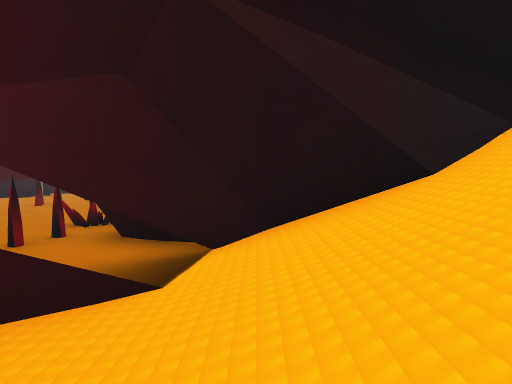
[1] (above)

16 first-person views from a walk through a Unity game level. The camera is 1.4 m above the floor, tilts 2° down and sees 85° across. The floor is counted in squares, 2 m on a side. Each view is taken from the middle of a square. On the plan, view 1 faces up. The plan holds only what a view shows up to about 9 squares ahead; the rest is blank. The place goes on beyond the plan. The player character is not drawn. Some animated figures are left out. Some surface patterns are stand-ins.

[2]
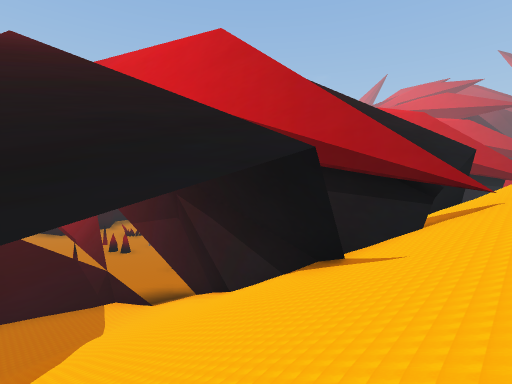

[3]
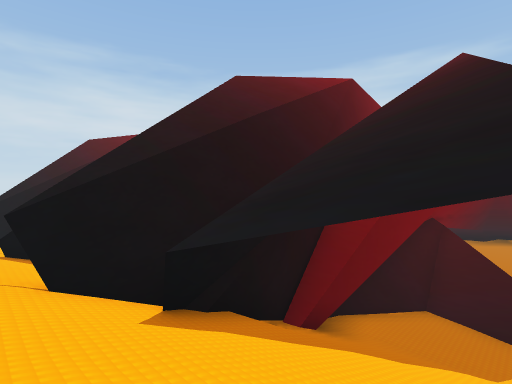

[4]
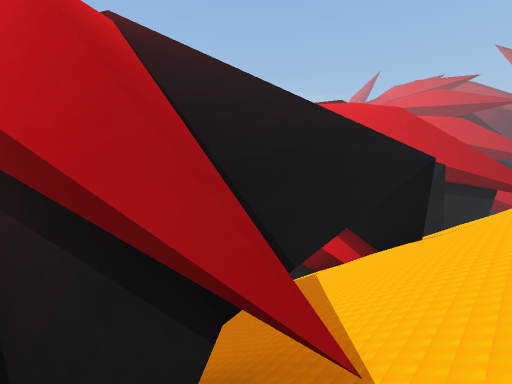

[5]
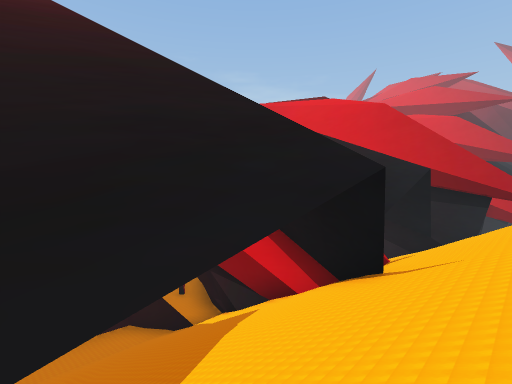

[6]
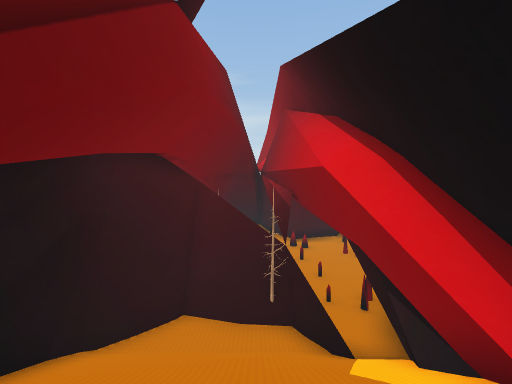

[7]
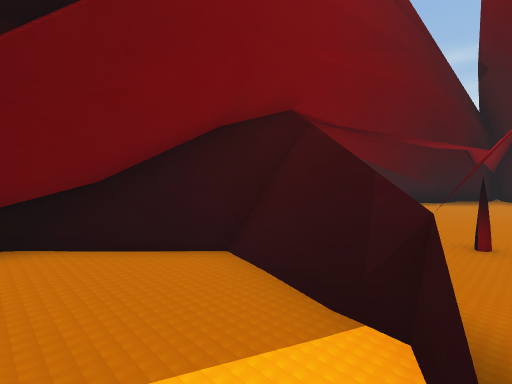

[8]
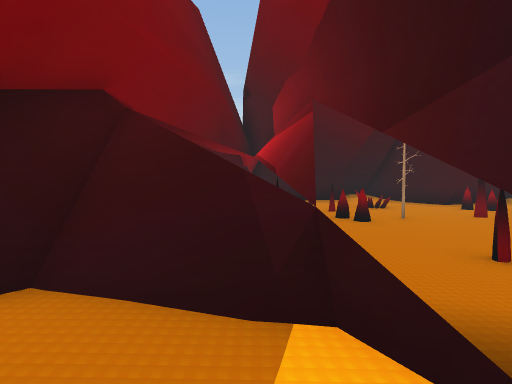

[9]
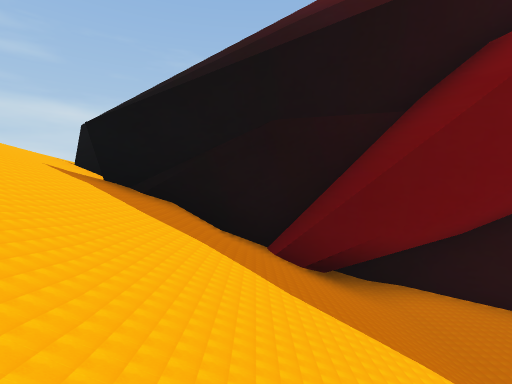

[10]
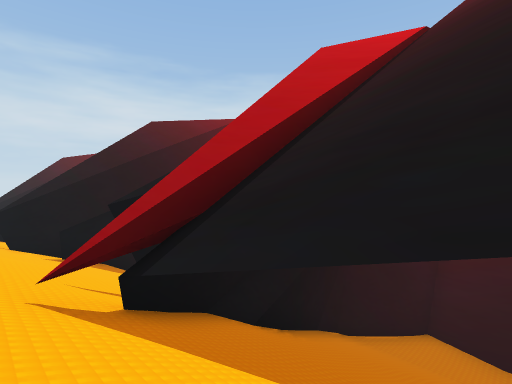

[11]
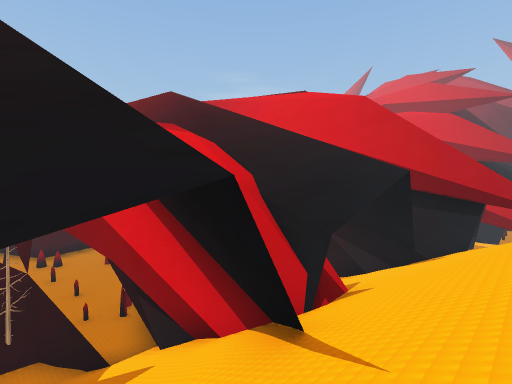

[12]
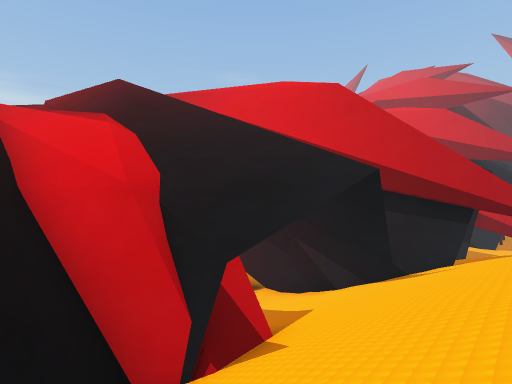

[13]
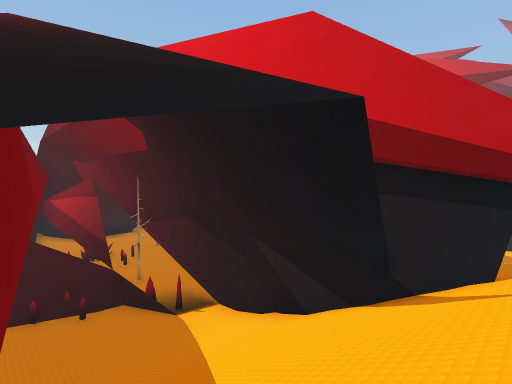

[14]
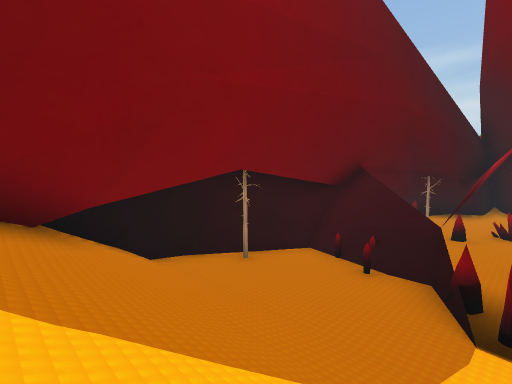

[15]
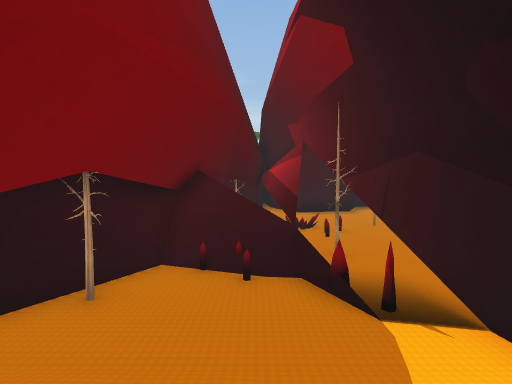

[16]
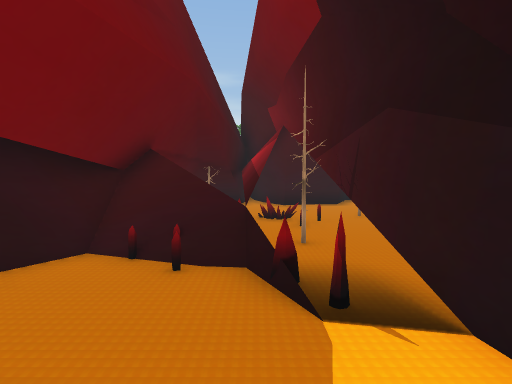

### Floor plan
Key: @ floor where view 1 was taken; # wall or solid block; x gap in a wall; . main floor; : floor 0.25 m higher than the main floor; + floor 0.5 m higher than the main floor; * floor 0.75 m higher than the main floor; % floor 3.75 m higher than the main floor; & floor 5.75 m higher than the main floor; / step, stairs or slope; O other object.
Columns run from 11 left of view 1 to 6 right of it. Each row starts with its distance up from view 1.
 18     ...        //
 17     ... ########//
 16   O O.O##O..//////
 15  OOO...#O..://////
 14    O.  OO..://////
 13       #O...://////
 12       ##...//##///
 11        ##O./###///
 10        .O######///
  9       ..O###//##//
  8    O...  ##///////
  7     ...OOO./////&/
  6   .....O##./////&/
  5   .O...O##./////#/
  4    OO..O ##////##/
  3   .O.... #######//
  2  .......###*///#//
  1 .....O..##:*//////
  0 ....    ##:@//////
 -1         ##:+///%//
 -2          ####/##//
 -3           #######/
 -4                 #x

Positions as (right, up) in squares from view 1, and headings:
1: (0, 0), facing up
2: (6, -1), facing up-left
3: (6, 1), facing down-left
4: (6, 3), facing up-left
5: (6, 5), facing up-left
6: (5, 7), facing left
7: (0, 2), facing down-left
8: (0, 1), facing left
9: (2, 2), facing down
10: (6, 7), facing down-left
11: (6, 7), facing up-left
12: (6, 9), facing up-left
13: (5, 12), facing up-left
14: (2, 16), facing down-left
15: (2, 14), facing left
16: (1, 15), facing left
